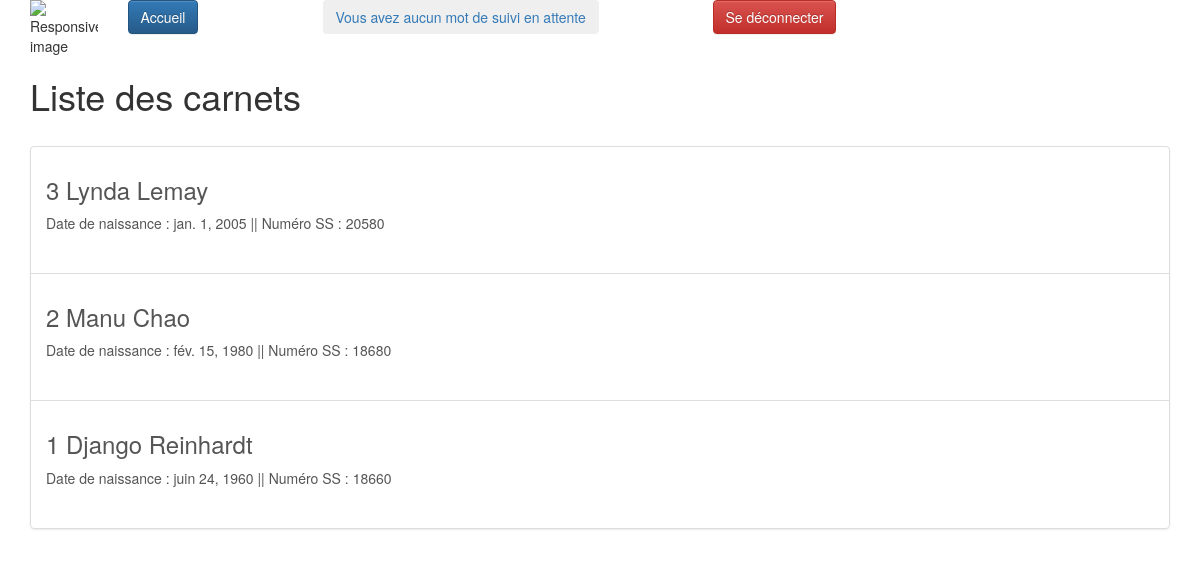
The page /tablecom/PermissionsManagement_Main (signed in) on the database as committed earlier.
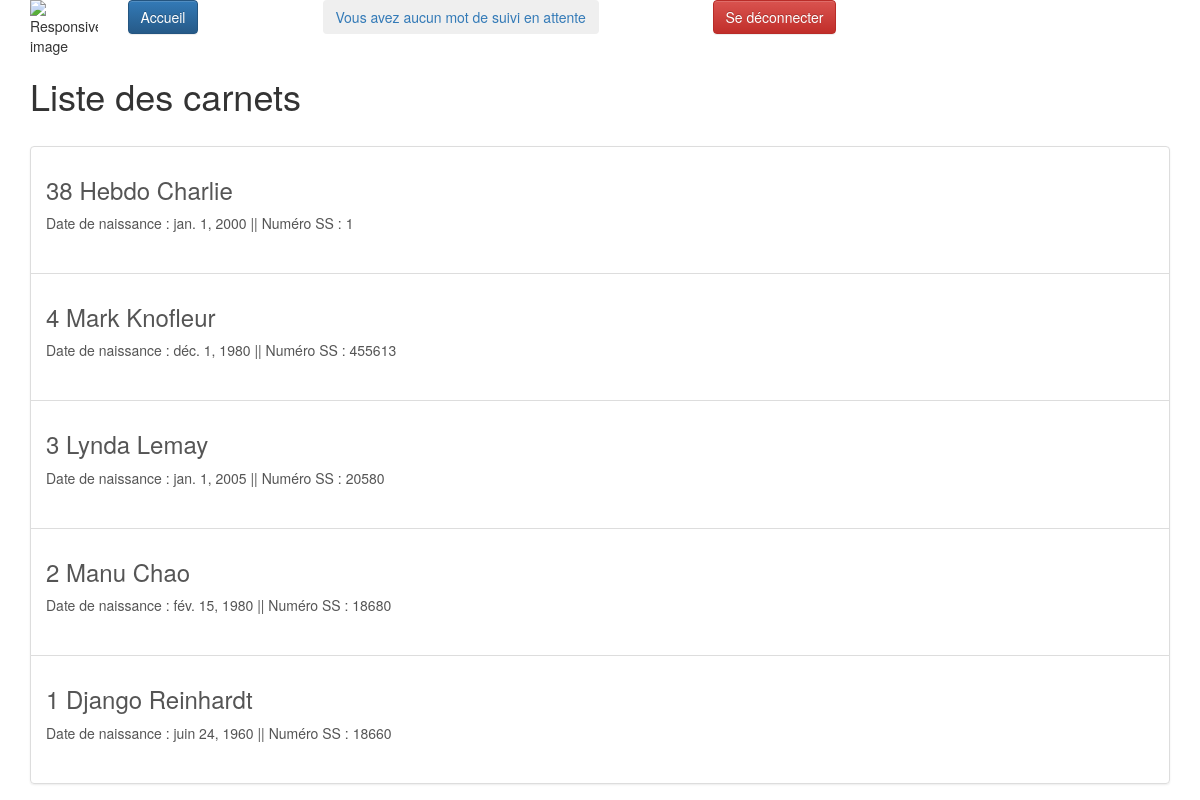
The same page on the database as committed later.
### tablecom/models.py (models this page shows, shortened)
class ChildSNotebook(models.Model): #name of table that contain differents "carnets" for each child
    active=models.BooleanField(default=True)
    name = models.CharField(max_length=80, verbose_name="Nom")
    forename = models.CharField(max_length=80, verbose_name="Prénom")
    date_of_birth = models.DateField(verbose_name="Date de naissance")
    id_RespLeg = models.CharField(max_length=20,verbose_name="Id responsables legaux", default="")  # id of childs attached to LR
    num_ident=models.CharField( verbose_name="Identifiant sécurité sociale",max_length=20)
    id_prof_auth=models.TextField(max_length=1200, verbose_name="Id Professionnels Rattachés")
    articles_id=models.TextField(max_length=2500, verbose_name="Id des articles rattachés", default="")
    class Meta:
        verbose_name = "Carnet Enfant"
        ordering = ['date_of_birth']

### tablecom/views.py (the view)
# urls.py: path('PermissionsManagement_Main', views.PermissionsManagement_Main, name="PermissionsManagement_Main"),
@permission_required('auth.change_permission')
def PermissionsManagement_Main(request):
    ChildSNBs=list(ChildSNotebook.objects.all().order_by("-pk"))
    return render(request, 'tablecom/PermissionsManagement_Main.html', locals())

### tablecom/templates/tablecom/PermissionsManagement_Main.html (shortened to what this page needs)
{% extends "tablecom/base.html" %}
{% block content %}
 <div class="container">
<h1>Liste des carnets</h1><br>
<div class="list-group">
{% for carnet in ChildSNBs %}
<a href="{% url 'PermissionsManagement_Detail' carnet.id %}" class="list-group-item list-group-item-action">
    	<h3>{{carnet.id}} {{ carnet.name }} {{ carnet.forename }}</h3>
    	<p> Date de naissance : {{carnet.date_of_birth}} || Numéro SS : {{carnet.num_ident}} </p>
        <br>
</a>
{% empty %}
    <p>Aucun carnet.</p>
        {% endfor %}</div></div>
{% endblock %}

### tablecom/templates/tablecom/base.html (shortened to what this page needs)
<!DOCTYPE html>
    {% block head %}
<html lang="fr">
<head>
  <link rel="stylesheet" href="https://maxcdn.bootstrapcdn.com/bootstrap/3.4.1/css/bootstrap.min.css">
  <script src="https://maxcdn.bootstrapcdn.com/bootstrap/3.4.1/js/bootstrap.min.js"></script>    <link rel="stylesheet" href="//maxcdn.bootstrapcdn.com/bootstrap/3.4.0/css/bootstrap-theme.min.css">
</head>
    {% endblock %}
<body>
    <nav>
       {% block nav %}
            {% if user.is_authenticated %}
<div class="container">
  <div class="row">
    <div class="col-sm-1" style="background-color:white;"><img src="https://encrypted-tbn0.gstatic.com/images?q=tbn%3AANd9GcSJubvac5LtNOwJtYNtNx6m67AKuexoQ3KxfZJxjtdkVQPaaN0c&usqp=CAU" class="img-responsive"  alt="Responsive image"></div>
    <div class="col-sm-2" style="background-color:white;"><a href="{% url 'accueil' %}"><button type="button" class="btn btn-primary">Accueil</button></a></div>
    <div class="col-sm-4" style="background-color:white;"><a href="{% url 'accueil' %}"><button type="button" class="btn btn-secondary">Vous avez aucun mot de suivi en attente</button></a></div>
    <div class="col-sm-4" style="background-color:white;"><a href="{% url 'deconnexion' %}"><button type="button" class="btn btn-danger">Se déconnecter</button></a></div>
  </div>
</div>
            {% else %}
        <div class="container">
                <a href="{% url 'connexion' %}"><button type="button" class="btn btn-primary">Se connecter</button></a>
        </div>
            {% endif %}
       {% endblock %}
   </nav>
    {% block content %}Contenu à introduire{% endblock %}
</body>
</html>

Rows that differ between the two databases and show on the page:
added ChildSNotebook: id "38", name "Hebdo", forename "Charlie", date_of_birth "jan. 1, 2000", num_ident "1"
added ChildSNotebook: id "4", name "Mark", forename "Knofleur", date_of_birth "déc. 1, 1980", num_ident "455613"
